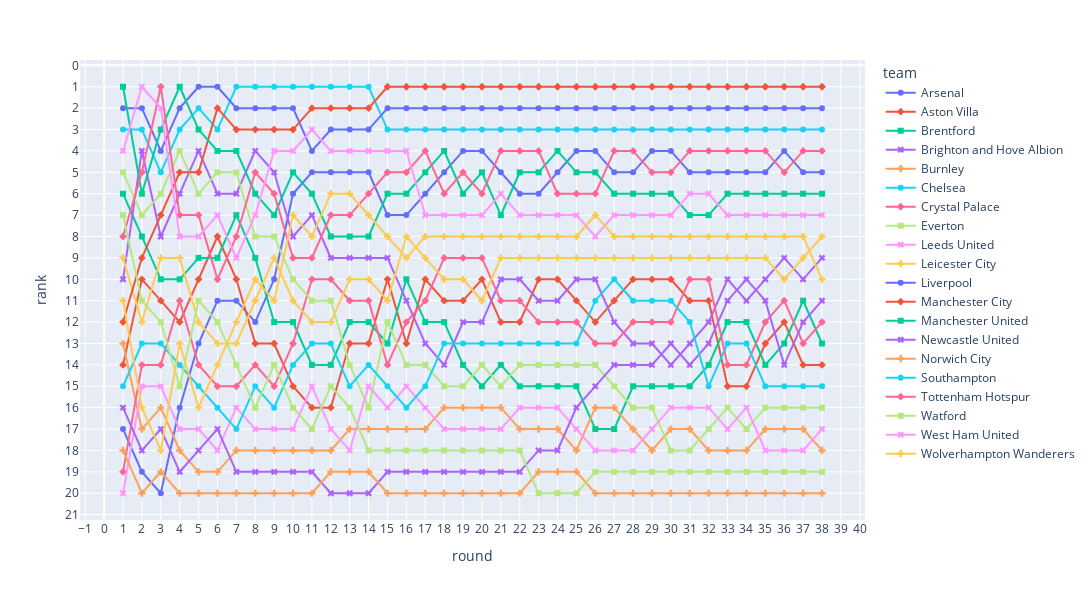

Write notebook code for a chart like this one.
### Markdown cell above
### Phân tích kết quả từ biểu đồ
* Trong mua giải 2020-2021 đặc biệt khi 3 đội cuối bảng xếp hạng rất giữ vững phong độ khi chỉ thấy một đường thẳng đi xuống giải hạng 2.
* Vị trí đầu bảng xếp hạng cạnh tranh rất quyết liệt cho tới vòng đấu thứ 19 (Nửa giải đấu) khi 2 đội bóng nhà Manchester cho thấy phong độ hoàn hảo của mình băng băng về đích ở vị trí top 1 và top 2.
* Liverpool đương kiêm vô địch cũng thể hiện sự nỗ lực vươn lên vị trí top 3 ở vòng cuối của giải đấu

### Code cell
ranking_plot(df_2022)

### Figure 1 — Plotly figure (JSON) as saved in the notebook; plotly's stock layout.template omitted (floating-point values rounded to 4 significant figures)
{"data": [{"hovertemplate": "team=Arsenal<br>round=%{x}<br>rank=%{y}<extra></extra>", "legendgroup": "Arsenal", "line": {"color": "#636efa", "dash": "solid"}, "marker": {"symbol": "circle"}, "mode": "lines+markers", "name": "Arsenal", "orientation": "v", "showlegend": true, "type": "scatter", "x": [1, 2, 3, 4, 5, 6, 7, 8, 9, 10, 11, 12, 13, 14, 15, 16, 17, 18, 19, 20, 21, 22, 23, 24, 25, 26, 27, 28, 29, 30, 31, 32, 33, 34, 35, 36, 37, 38], "xaxis": "x", "y": [17, 19, 20, 16, 13, 11, 11, 12, 10, 6, 5, 5, 5, 5, 7, 7, 6, 5, 4, 4, 5, 6, 6, 5, 4, 4, 5, 5, 4, 4, 5, 5, 5, 5, 5, 4, 5, 5], "yaxis": "y"}, {"hovertemplate": "team=Aston Villa<br>round=%{x}<br>rank=%{y}<extra></extra>", "legendgroup": "Aston Villa", "line": {"color": "#EF553B", "dash": "solid"}, "marker": {"symbol": "diamond"}, "mode": "lines+markers", "name": "Aston Villa", "orientation": "v", "showlegend": true, "type": "scatter", "x": [1, 2, 3, 4, 5, 6, 7, 8, 9, 10, 11, 12, 13, 14, 15, 16, 17, 18, 19, 20, 21, 22, 23, 24, 25, 26, 27, 28, 29, 30, 31, 32, 33, 34, 35, 36, 37, 38], "xaxis": "x", "y": [14, 10, 11, 12, 10, 8, 10, 13, 13, 15, 16, 16, 13, 13, 10, 13, 10, 11, 11, 10, 12, 12, 10, 10, 11, 12, 11, 10, 10, 10, 11, 11, 15, 15, 13, 12, 14, 14], "yaxis": "y"}, {"hovertemplate": "team=Brentford<br>round=%{x}<br>rank=%{y}<extra></extra>", "legendgroup": "Brentford", "line": {"color": "#00cc96", "dash": "solid"}, "marker": {"symbol": "square"}, "mode": "lines+markers", "name": "Brentford", "orientation": "v", "showlegend": true, "type": "scatter", "x": [1, 2, 3, 4, 5, 6, 7, 8, 9, 10, 11, 12, 13, 14, 15, 16, 17, 18, 19, 20, 21, 22, 23, 24, 25, 26, 27, 28, 29, 30, 31, 32, 33, 34, 35, 36, 37, 38], "xaxis": "x", "y": [6, 8, 10, 10, 9, 9, 7, 9, 12, 12, 14, 14, 12, 12, 13, 10, 12, 12, 14, 15, 14, 15, 15, 15, 15, 17, 17, 15, 15, 15, 15, 14, 12, 12, 14, 13, 11, 13], "yaxis": "y"}, {"hovertemplate": "team=Brighton and Hove Albion<br>round=%{x}<br>rank=%{y}<extra></extra>", "legendgroup": "Brighton and Hove Albion", "line": {"color": "#ab63fa", "dash": "solid"}, "marker": {"symbol": "x"}, "mode": "lines+markers", "name": "Brighton and Hove Albion", "orientation": "v", "showlegend": true, "type": "scatter", "x": [1, 2, 3, 4, 5, 6, 7, 8, 9, 10, 11, 12, 13, 14, 15, 16, 17, 18, 19, 20, 21, 22, 23, 24, 25, 26, 27, 28, 29, 30, 31, 32, 33, 34, 35, 36, 37, 38], "xaxis": "x", "y": [10, 4, 8, 6, 4, 6, 6, 4, 5, 8, 7, 9, 9, 9, 9, 11, 13, 14, 12, 12, 10, 10, 11, 11, 10, 10, 12, 13, 13, 14, 13, 12, 10, 11, 10, 9, 10, 9], "yaxis": "y"}, {"hovertemplate": "team=Burnley<br>round=%{x}<br>rank=%{y}<extra></extra>", "legendgroup": "Burnley", "line": {"color": "#FFA15A", "dash": "solid"}, "marker": {"symbol": "cross"}, "mode": "lines+markers", "name": "Burnley", "orientation": "v", "showlegend": true, "type": "scatter", "x": [1, 2, 3, 4, 5, 6, 7, 8, 9, 10, 11, 12, 13, 14, 15, 16, 17, 18, 19, 20, 21, 22, 23, 24, 25, 26, 27, 28, 29, 30, 31, 32, 33, 34, 35, 36, 37, 38], "xaxis": "x", "y": [13, 17, 16, 18, 19, 19, 18, 18, 18, 18, 18, 18, 17, 17, 17, 17, 17, 16, 16, 16, 16, 17, 17, 17, 18, 16, 16, 17, 18, 17, 17, 18, 18, 18, 17, 17, 17, 18], "yaxis": "y"}, {"hovertemplate": "team=Chelsea<br>round=%{x}<br>rank=%{y}<extra></extra>", "legendgroup": "Chelsea", "line": {"color": "#19d3f3", "dash": "solid"}, "marker": {"symbol": "circle"}, "mode": "lines+markers", "name": "Chelsea", "orientation": "v", "showlegend": true, "type": "scatter", "x": [1, 2, 3, 4, 5, 6, 7, 8, 9, 10, 11, 12, 13, 14, 15, 16, 17, 18, 19, 20, 21, 22, 23, 24, 25, 26, 27, 28, 29, 30, 31, 32, 33, 34, 35, 36, 37, 38], "xaxis": "x", "y": [3, 3, 5, 3, 2, 3, 1, 1, 1, 1, 1, 1, 1, 1, 3, 3, 3, 3, 3, 3, 3, 3, 3, 3, 3, 3, 3, 3, 3, 3, 3, 3, 3, 3, 3, 3, 3, 3], "yaxis": "y"}, {"hovertemplate": "team=Crystal Palace<br>round=%{x}<br>rank=%{y}<extra></extra>", "legendgroup": "Crystal Palace", "line": {"color": "#FF6692", "dash": "solid"}, "marker": {"symbol": "diamond"}, "mode": "lines+markers", "name": "Crystal Palace", "orientation": "v", "showlegend": true, "type": "scatter", "x": [1, 2, 3, 4, 5, 6, 7, 8, 9, 10, 11, 12, 13, 14, 15, 16, 17, 18, 19, 20, 21, 22, 23, 24, 25, 26, 27, 28, 29, 30, 31, 32, 33, 34, 35, 36, 37, 38], "xaxis": "x", "y": [19, 14, 14, 11, 14, 15, 15, 14, 15, 13, 10, 10, 11, 11, 14, 12, 11, 9, 9, 9, 11, 11, 12, 12, 12, 13, 13, 12, 12, 12, 10, 10, 14, 14, 12, 11, 13, 12], "yaxis": "y"}, {"hovertemplate": "team=Everton<br>round=%{x}<br>rank=%{y}<extra></extra>", "legendgroup": "Everton", "line": {"color": "#B6E880", "dash": "solid"}, "marker": {"symbol": "square"}, "mode": "lines+markers", "name": "Everton", "orientation": "v", "showlegend": true, "type": "scatter", "x": [1, 2, 3, 4, 5, 6, 7, 8, 9, 10, 11, 12, 13, 14, 15, 16, 17, 18, 19, 20, 21, 22, 23, 24, 25, 26, 27, 28, 29, 30, 31, 32, 33, 34, 35, 36, 37, 38], "xaxis": "x", "y": [5, 7, 6, 4, 6, 5, 5, 8, 8, 10, 11, 11, 14, 16, 12, 14, 14, 15, 15, 14, 15, 14, 14, 14, 14, 14, 15, 16, 16, 18, 18, 17, 16, 17, 16, 16, 16, 16], "yaxis": "y"}, {"hovertemplate": "team=Leeds United<br>round=%{x}<br>rank=%{y}<extra></extra>", "legendgroup": "Leeds United", "line": {"color": "#FF97FF", "dash": "solid"}, "marker": {"symbol": "x"}, "mode": "lines+markers", "name": "Leeds United", "orientation": "v", "showlegend": true, "type": "scatter", "x": [1, 2, 3, 4, 5, 6, 7, 8, 9, 10, 11, 12, 13, 14, 15, 16, 17, 18, 19, 20, 21, 22, 23, 24, 25, 26, 27, 28, 29, 30, 31, 32, 33, 34, 35, 36, 37, 38], "xaxis": "x", "y": [20, 15, 15, 17, 17, 18, 16, 17, 17, 17, 15, 17, 18, 15, 16, 15, 16, 17, 17, 17, 17, 16, 16, 16, 17, 18, 18, 18, 17, 16, 16, 16, 17, 16, 18, 18, 18, 17], "yaxis": "y"}, {"hovertemplate": "team=Leicester City<br>round=%{x}<br>rank=%{y}<extra></extra>", "legendgroup": "Leicester City", "line": {"color": "#FECB52", "dash": "solid"}, "marker": {"symbol": "cross"}, "mode": "lines+markers", "name": "Leicester City", "orientation": "v", "showlegend": true, "type": "scatter", "x": [1, 2, 3, 4, 5, 6, 7, 8, 9, 10, 11, 12, 13, 14, 15, 16, 17, 18, 19, 20, 21, 22, 23, 24, 25, 26, 27, 28, 29, 30, 31, 32, 33, 34, 35, 36, 37, 38], "xaxis": "x", "y": [9, 12, 9, 9, 12, 13, 13, 11, 9, 11, 12, 12, 10, 10, 11, 8, 9, 10, 10, 11, 9, 9, 9, 9, 9, 9, 9, 9, 9, 9, 9, 9, 9, 9, 9, 10, 9, 8], "yaxis": "y"}, {"hovertemplate": "team=Liverpool<br>round=%{x}<br>rank=%{y}<extra></extra>", "legendgroup": "Liverpool", "line": {"color": "#636efa", "dash": "solid"}, "marker": {"symbol": "circle"}, "mode": "lines+markers", "name": "Liverpool", "orientation": "v", "showlegend": true, "type": "scatter", "x": [1, 2, 3, 4, 5, 6, 7, 8, 9, 10, 11, 12, 13, 14, 15, 16, 17, 18, 19, 20, 21, 22, 23, 24, 25, 26, 27, 28, 29, 30, 31, 32, 33, 34, 35, 36, 37, 38], "xaxis": "x", "y": [2, 2, 4, 2, 1, 1, 2, 2, 2, 2, 4, 3, 3, 3, 2, 2, 2, 2, 2, 2, 2, 2, 2, 2, 2, 2, 2, 2, 2, 2, 2, 2, 2, 2, 2, 2, 2, 2], "yaxis": "y"}, {"hovertemplate": "team=Manchester City<br>round=%{x}<br>rank=%{y}<extra></extra>", "legendgroup": "Manchester City", "line": {"color": "#EF553B", "dash": "solid"}, "marker": {"symbol": "diamond"}, "mode": "lines+markers", "name": "Manchester City", "orientation": "v", "showlegend": true, "type": "scatter", "x": [1, 2, 3, 4, 5, 6, 7, 8, 9, 10, 11, 12, 13, 14, 15, 16, 17, 18, 19, 20, 21, 22, 23, 24, 25, 26, 27, 28, 29, 30, 31, 32, 33, 34, 35, 36, 37, 38], "xaxis": "x", "y": [12, 9, 7, 5, 5, 2, 3, 3, 3, 3, 2, 2, 2, 2, 1, 1, 1, 1, 1, 1, 1, 1, 1, 1, 1, 1, 1, 1, 1, 1, 1, 1, 1, 1, 1, 1, 1, 1], "yaxis": "y"}, {"hovertemplate": "team=Manchester United<br>round=%{x}<br>rank=%{y}<extra></extra>", "legendgroup": "Manchester United", "line": {"color": "#00cc96", "dash": "solid"}, "marker": {"symbol": "square"}, "mode": "lines+markers", "name": "Manchester United", "orientation": "v", "showlegend": true, "type": "scatter", "x": [1, 2, 3, 4, 5, 6, 7, 8, 9, 10, 11, 12, 13, 14, 15, 16, 17, 18, 19, 20, 21, 22, 23, 24, 25, 26, 27, 28, 29, 30, 31, 32, 33, 34, 35, 36, 37, 38], "xaxis": "x", "y": [1, 6, 3, 1, 3, 4, 4, 6, 7, 5, 6, 8, 8, 8, 6, 6, 5, 4, 6, 5, 7, 5, 5, 4, 5, 5, 6, 6, 6, 6, 7, 7, 6, 6, 6, 6, 6, 6], "yaxis": "y"}, {"hovertemplate": "team=Newcastle United<br>round=%{x}<br>rank=%{y}<extra></extra>", "legendgroup": "Newcastle United", "line": {"color": "#ab63fa", "dash": "solid"}, "marker": {"symbol": "x"}, "mode": "lines+markers", "name": "Newcastle United", "orientation": "v", "showlegend": true, "type": "scatter", "x": [1, 2, 3, 4, 5, 6, 7, 8, 9, 10, 11, 12, 13, 14, 15, 16, 17, 18, 19, 20, 21, 22, 23, 24, 25, 26, 27, 28, 29, 30, 31, 32, 33, 34, 35, 36, 37, 38], "xaxis": "x", "y": [16, 18, 17, 19, 18, 17, 19, 19, 19, 19, 19, 20, 20, 20, 19, 19, 19, 19, 19, 19, 19, 19, 18, 18, 16, 15, 14, 14, 14, 13, 14, 13, 11, 10, 11, 14, 12, 11], "yaxis": "y"}, {"hovertemplate": "team=Norwich City<br>round=%{x}<br>rank=%{y}<extra></extra>", "legendgroup": "Norwich City", "line": {"color": "#FFA15A", "dash": "solid"}, "marker": {"symbol": "cross"}, "mode": "lines+markers", "name": "Norwich City", "orientation": "v", "showlegend": true, "type": "scatter", "x": [1, 2, 3, 4, 5, 6, 7, 8, 9, 10, 11, 12, 13, 14, 15, 16, 17, 18, 19, 20, 21, 22, 23, 24, 25, 26, 27, 28, 29, 30, 31, 32, 33, 34, 35, 36, 37, 38], "xaxis": "x", "y": [18, 20, 19, 20, 20, 20, 20, 20, 20, 20, 20, 19, 19, 19, 20, 20, 20, 20, 20, 20, 20, 20, 19, 19, 19, 20, 20, 20, 20, 20, 20, 20, 20, 20, 20, 20, 20, 20], "yaxis": "y"}, {"hovertemplate": "team=Southampton<br>round=%{x}<br>rank=%{y}<extra></extra>", "legendgroup": "Southampton", "line": {"color": "#19d3f3", "dash": "solid"}, "marker": {"symbol": "circle"}, "mode": "lines+markers", "name": "Southampton", "orientation": "v", "showlegend": true, "type": "scatter", "x": [1, 2, 3, 4, 5, 6, 7, 8, 9, 10, 11, 12, 13, 14, 15, 16, 17, 18, 19, 20, 21, 22, 23, 24, 25, 26, 27, 28, 29, 30, 31, 32, 33, 34, 35, 36, 37, 38], "xaxis": "x", "y": [15, 13, 13, 14, 15, 16, 17, 15, 16, 14, 13, 13, 15, 14, 15, 16, 15, 13, 13, 13, 13, 13, 13, 13, 13, 11, 10, 11, 11, 11, 12, 15, 13, 13, 15, 15, 15, 15], "yaxis": "y"}, {"hovertemplate": "team=Tottenham Hotspur<br>round=%{x}<br>rank=%{y}<extra></extra>", "legendgroup": "Tottenham Hotspur", "line": {"color": "#FF6692", "dash": "solid"}, "marker": {"symbol": "diamond"}, "mode": "lines+markers", "name": "Tottenham Hotspur", "orientation": "v", "showlegend": true, "type": "scatter", "x": [1, 2, 3, 4, 5, 6, 7, 8, 9, 10, 11, 12, 13, 14, 15, 16, 17, 18, 19, 20, 21, 22, 23, 24, 25, 26, 27, 28, 29, 30, 31, 32, 33, 34, 35, 36, 37, 38], "xaxis": "x", "y": [8, 5, 1, 7, 7, 10, 8, 5, 6, 9, 9, 7, 7, 6, 5, 5, 4, 6, 5, 6, 4, 4, 4, 6, 6, 6, 4, 4, 5, 5, 4, 4, 4, 4, 4, 5, 4, 4], "yaxis": "y"}, {"hovertemplate": "team=Watford<br>round=%{x}<br>rank=%{y}<extra></extra>", "legendgroup": "Watford", "line": {"color": "#B6E880", "dash": "solid"}, "marker": {"symbol": "square"}, "mode": "lines+markers", "name": "Watford", "orientation": "v", "showlegend": true, "type": "scatter", "x": [1, 2, 3, 4, 5, 6, 7, 8, 9, 10, 11, 12, 13, 14, 15, 16, 17, 18, 19, 20, 21, 22, 23, 24, 25, 26, 27, 28, 29, 30, 31, 32, 33, 34, 35, 36, 37, 38], "xaxis": "x", "y": [7, 11, 12, 15, 11, 12, 14, 16, 14, 16, 17, 15, 16, 18, 18, 18, 18, 18, 18, 18, 18, 18, 20, 20, 20, 19, 19, 19, 19, 19, 19, 19, 19, 19, 19, 19, 19, 19], "yaxis": "y"}, {"hovertemplate": "team=West Ham United<br>round=%{x}<br>rank=%{y}<extra></extra>", "legendgroup": "West Ham United", "line": {"color": "#FF97FF", "dash": "solid"}, "marker": {"symbol": "x"}, "mode": "lines+markers", "name": "West Ham United", "orientation": "v", "showlegend": true, "type": "scatter", "x": [1, 2, 3, 4, 5, 6, 7, 8, 9, 10, 11, 12, 13, 14, 15, 16, 17, 18, 19, 20, 21, 22, 23, 24, 25, 26, 27, 28, 29, 30, 31, 32, 33, 34, 35, 36, 37, 38], "xaxis": "x", "y": [4, 1, 2, 8, 8, 7, 9, 7, 4, 4, 3, 4, 4, 4, 4, 4, 7, 7, 7, 7, 6, 7, 7, 7, 7, 8, 7, 7, 7, 7, 6, 6, 7, 7, 7, 7, 7, 7], "yaxis": "y"}, {"hovertemplate": "team=Wolverhampton Wanderers<br>round=%{x}<br>rank=%{y}<extra></extra>", "legendgroup": "Wolverhampton Wanderers", "line": {"color": "#FECB52", "dash": "solid"}, "marker": {"symbol": "cross"}, "mode": "lines+markers", "name": "Wolverhampton Wanderers", "orientation": "v", "showlegend": true, "type": "scatter", "x": [1, 2, 3, 4, 5, 6, 7, 8, 9, 10, 11, 12, 13, 14, 15, 16, 17, 18, 19, 20, 21, 22, 23, 24, 25, 26, 27, 28, 29, 30, 31, 32, 33, 34, 35, 36, 37, 38], "xaxis": "x", "y": [11, 16, 18, 13, 16, 14, 12, 10, 11, 7, 8, 6, 6, 7, 8, 9, 8, 8, 8, 8, 8, 8, 8, 8, 8, 7, 8, 8, 8, 8, 8, 8, 8, 8, 8, 8, 8, 10], "yaxis": "y"}], "layout": {"height": 600, "legend": {"title": {"text": "team"}, "tracegroupgap": 0}, "margin": {"t": 60}, "width": 1500, "xaxis": {"anchor": "y", "domain": [0, 1], "dtick": 1, "title": {"text": "round"}}, "yaxis": {"anchor": "x", "autorange": "reversed", "domain": [0, 1], "dtick": 1, "title": {"text": "rank"}}}}
